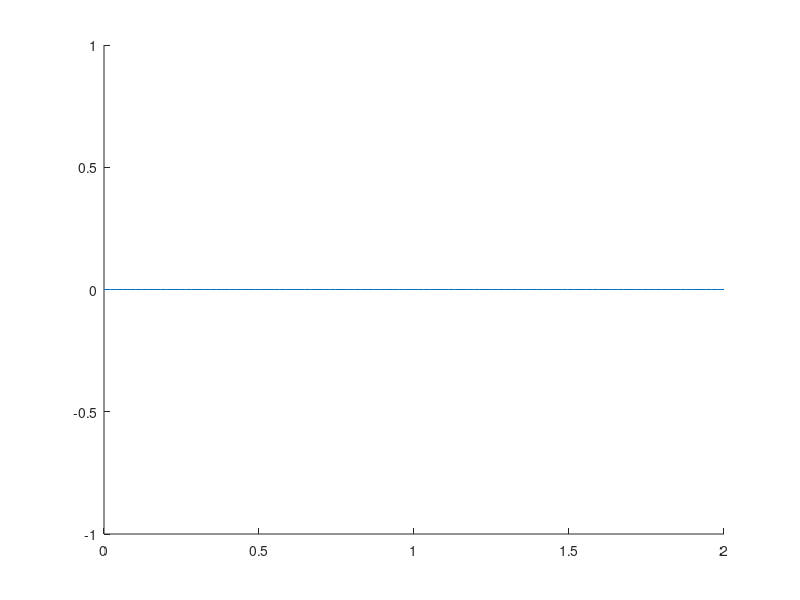

This figure's MATLAB source:
[X,Y] = ginput();
clf;
hold on;
plot(X, Y, 'o');
P = polyfit(X, Y, 4);
Pc = linspace(0,2,100);
plot(Pc, polyval(P, Pc));
hold off;